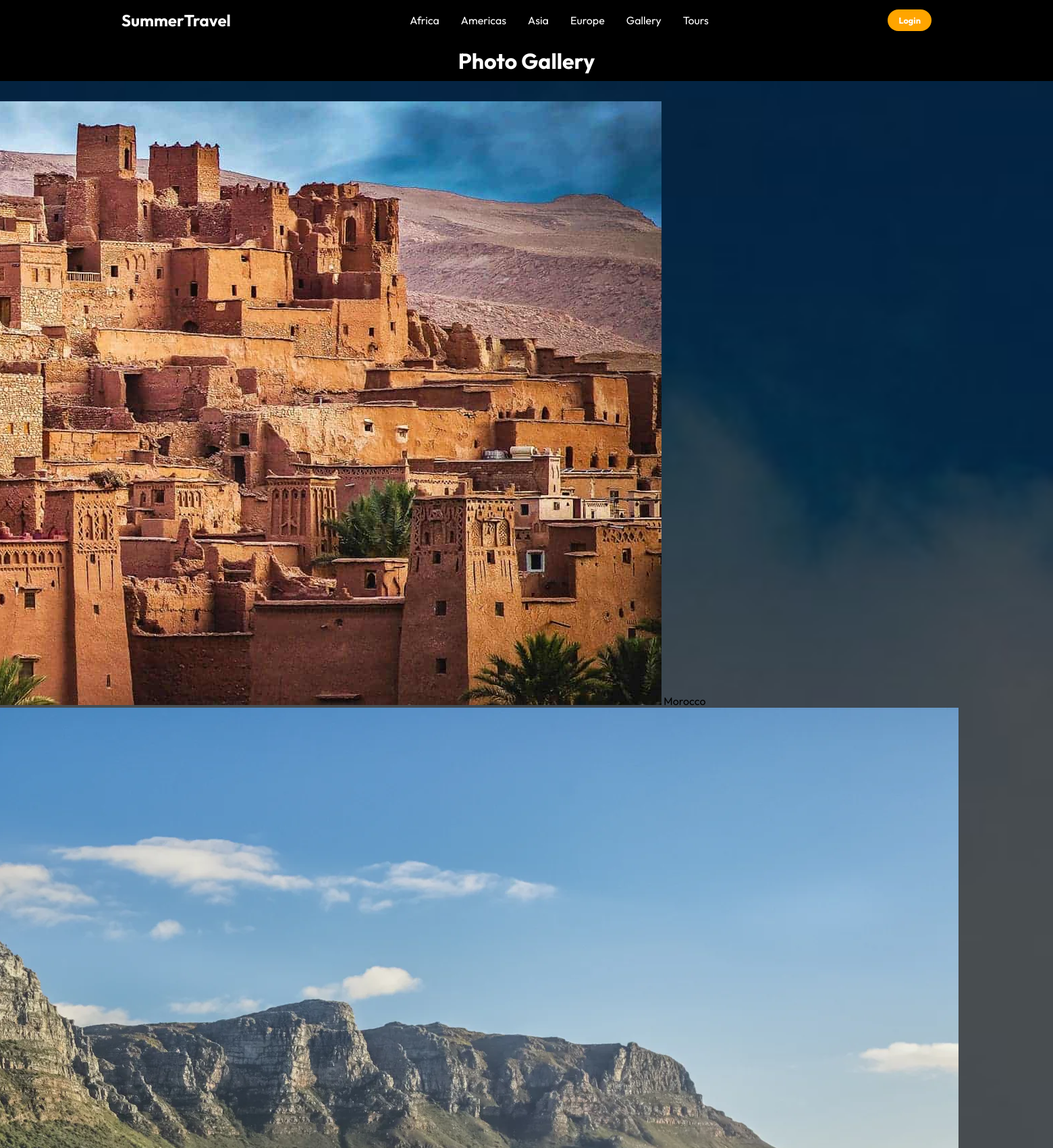
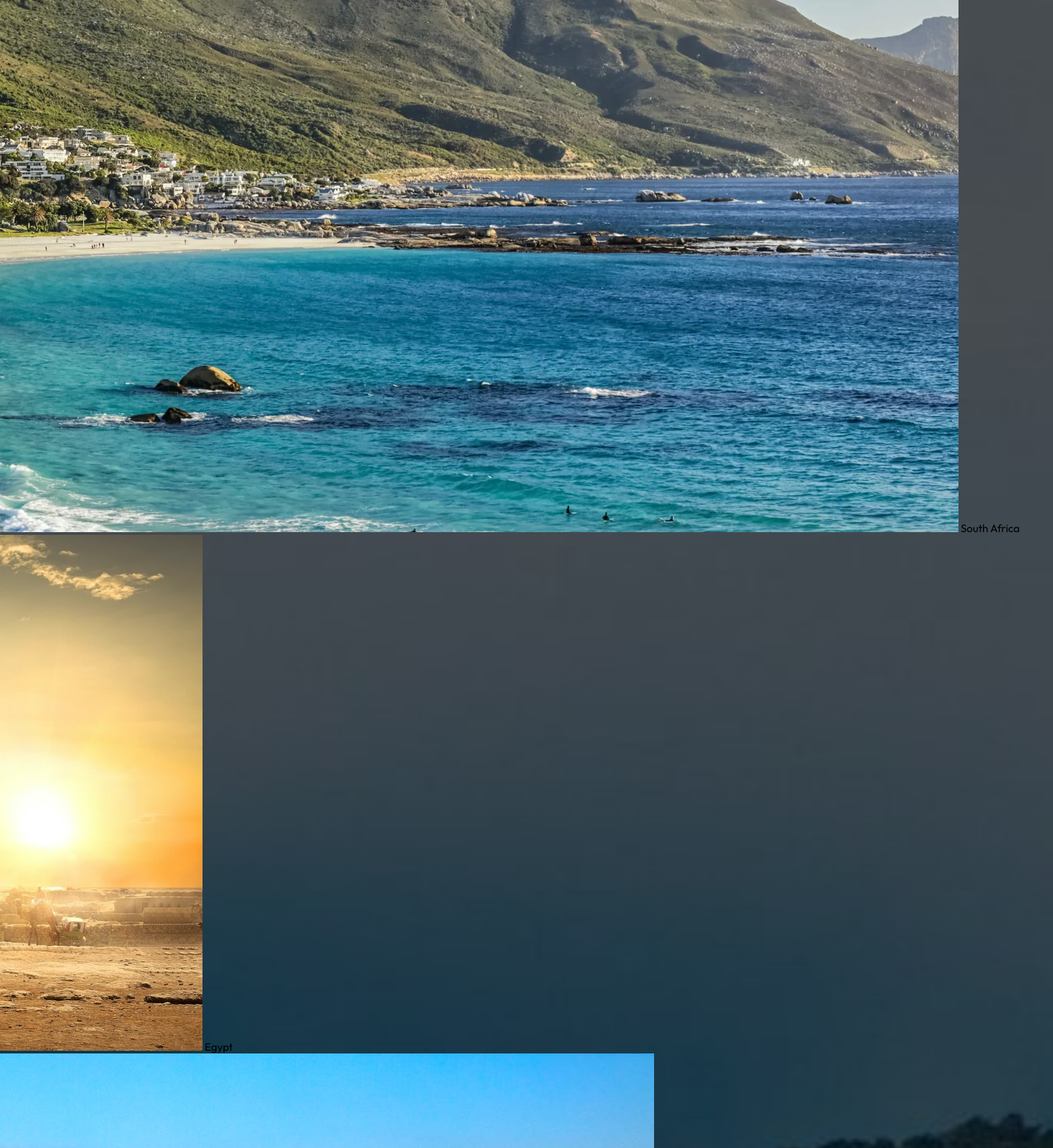
The page /gallery (upper part) on the database its author committed (2 pictures, top to bottom).
### tables this page shows
CREATE TABLE destinations (
    id INTEGER PRIMARY KEY AUTOINCREMENT,
    continent_id INTEGER NOT NULL,
    name TEXT NOT NULL,
    image TEXT,
    description TEXT,
    FOREIGN KEY (continent_id) REFERENCES continents(id)
);

### app.py (the view)
@app.route('/gallery')
def gallery():
    db = get_db()
    continents = db.execute('SELECT * FROM continents').fetchall()
    all_destinations = {}
    for c in continents:
        dests = db.execute(
            'SELECT * FROM destinations WHERE continent_id = ?', (c['id'],)
        ).fetchall()
        all_destinations[c['name']] = dests
    db.close()
    return render_template('gallery.html', all_destinations=all_destinations)

### app.py (called while the page is built)
def get_db():
    conn = sqlite3.connect(DB)
    conn.row_factory = sqlite3.Row
    return conn

### templates/gallery.html (shortened to what this page needs)
{% extends "base.html" %}
{% block content %}
<div class="foto_main">
    <h1>Photo Gallery</h1>
    {% for continent_name, dests in all_destinations.items() %}
    <div class="gallery_section">
        <h2 class="gallery_continent_title">{{ continent_name }}</h2>
        <div class="gallery_grid">
            {% for dest in dests %}
            <div class="gallery_card">
                <img src="{{ url_for('static', filename='images/' ~ dest['image']) }}"
                     alt="{{ dest['name'] }}">
                <span class="gallery_label">{{ dest['name'] }}</span>
            </div>
            {% endfor %}
        </div>
    </div>
    {% endfor %}
</div>
{% endblock %}

### static/css/style.css (style rules this page uses)
* { margin: 0; padding: 0; box-sizing: border-box; font-family: "Outfit", sans-serif; }
body { background-image: url("backgroung.jpg"); background-attachment: fixed; height: 100%; background-position: center; background-repeat: no-repeat; background-size: cover; }
.foto_main { display: flex; flex-direction: column; align-items: center; }
.foto_main h1 { color: #fff; background-color: black; width: 100%; height: 60px; display: flex; justify-content: center; align-items: center; }

### rows shown on the page
destinations: image (picture), name "Morocco"
destinations: image (picture), name "South Africa"
destinations: image (picture), name "Egypt"
destinations: image (picture)
